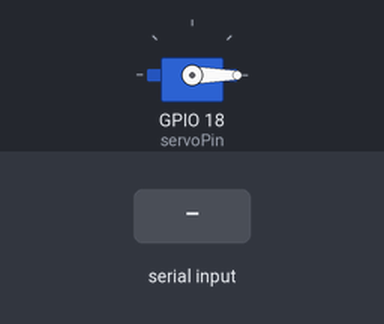
A sketch run on a simulated ESP32. On the bench: servo. The inputs (shaded band) are chosen by the test bench.

Above: at 1.2 s.
1.3 s: "1" received over Serial
At 2.2 s:
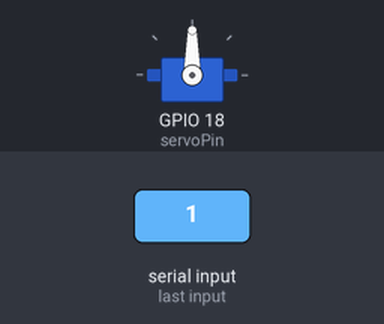
2.8 s: "0" received over Serial
At 3.4 s:
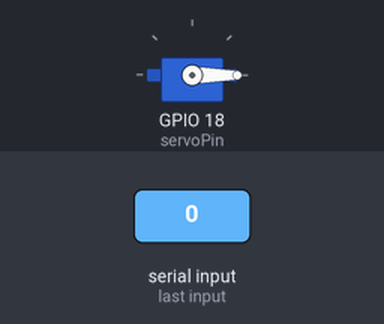
Timing chart, 0 to 5.8 s (numbered marks = the images above; inputs shaded):
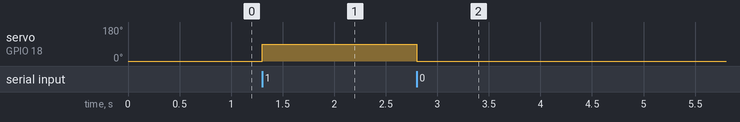

The sketch:

esp32_servo.ino.ino
```cpp
#include <ESP32Servo.h>

Servo myServo;

const int servoPin = 18;   // GPIO 18
char data;

void setup() {
  Serial.begin(9600);
  myServo.attach(servoPin);
  myServo.write(0);        // Initial position
}

void loop() {
  if (Serial.available()) {
    data = Serial.read();

    if (data == '1') {
      myServo.write(90);   // Mouth open
    }
    else if (data == '0') {
      myServo.write(0);    // Mouth closed
    }
  }
}
```

Measured:
- after the input at 1.3 s, servo on GPIO 18 (servoPin): 0° → 90° at once
- after the input at 2.8 s, servo on GPIO 18 (servoPin): 90° → 0° at once
